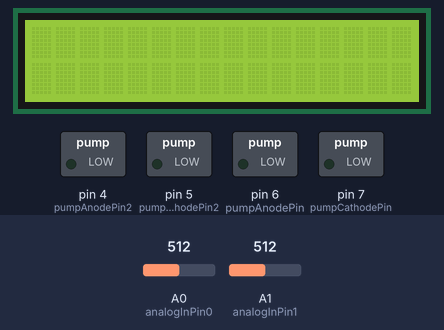
The sketch below on a simulated Arduino Uno, built with avr-gcc and run on an emulated ATmega328P. Shown: 16×2 character LCD, switched loads named in the sketch (green lamp = pin HIGH). Inputs (shaded band) come from the test bench; at power-on: A0 (analogInPin0) = 512, A1 (analogInPin1) = 512. What the sketch prints to the serial monitor is not drawn.

Above: at 0.1 s.
At 7.1 s:
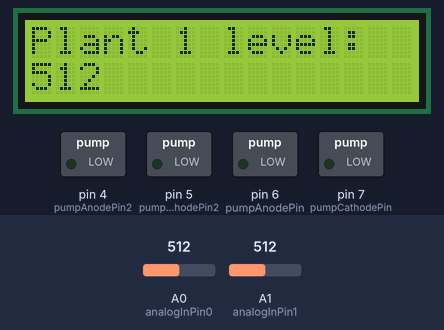
At 9.1 s:
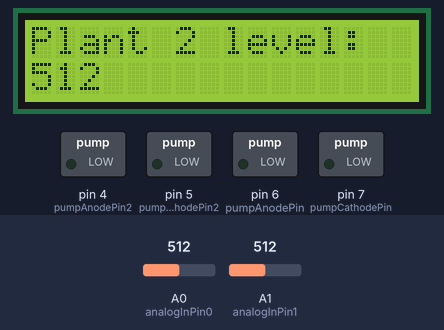

The sketch:

AutomaticWatering.ino
```cpp
#include <LiquidCrystal.h>


#define triger 250
//Define the parameters of the flower1
#define triggerValue0 700  //the trigger value of the moisture, the minimum value is 0, means the moisture is 0, the soil is very dry. the maximum value is 1024.


//Define the parameters of the flower2
#define triggerValue1 700  //the trigger value of the moisture


//Define the moisture sensor pins
const int analogInPin0 = A0;
const int analogInPin1 = A1;


//the value readed from each moisture sensor
int moistureValue0 = 0;
int moistureValue1 = 0;

//the sum of the 30 times sampling
long int moistureSum0 = 0;   //we need to sampling the moisture 30 times and get its average value, this variable is used to store the sum of the 30 times sampled value
long int moistureSum1 = 0;


//Define the water pump contorl pins
const int pumpAnodePin =  6;      //pin 6 connect to the anode of the pump
const int pumpCathodePin =  7;   //pin 7 connect to the cathode of the pump
const int pumpAnodePin2 =  4;      //pin 6 connect to the anode of the pump
const int pumpCathodePin2 =  5;

LiquidCrystal lcd(12, 11, 9, 8, 3, 2);

void setup()
{
  lcd.begin(16, 2);
  lcd.clear();
  //lcd.print("hello, world!!");
  Serial.begin(9600);
  pinMode(pumpAnodePin, OUTPUT);
  pinMode(pumpCathodePin, OUTPUT);
  pinMode(pumpAnodePin2, OUTPUT);
  pinMode(pumpCathodePin2, OUTPUT);
}


void loop()
{
  moistureSampling();
  lcd.clear();
  lcd.setCursor(0,0);
  lcd.print("Plant 1 level:");
  lcd.setCursor(0,1);
  lcd.print(moistureValue0);
  delay(2000);
  lcd.clear();
  lcd.setCursor(0,0);
  lcd.print("Plant 2 level:");
  lcd.setCursor(0,1);
  lcd.print(moistureValue1);
  delay(2000);

  if(moistureValue0 > triggerValue0)
  {
    delay(1000);
    digitalWrite(pumpAnodePin, HIGH);  //the pump start working
    digitalWrite(pumpCathodePin, LOW);
    lcd.clear();
    lcd.setCursor(0,0);
    lcd.print("Plant one");
    lcd.setCursor(0,1);
    lcd.print("watering");
    delay(10000);
    digitalWrite(pumpAnodePin, LOW);  //the pump stops working
    lcd.clear();
    lcd.setCursor(0,0);
    lcd.print("Watering Done");
    digitalWrite(pumpCathodePin, LOW);
    return;
   }
  else if(moistureValue1 > triggerValue1)
   {
    delay(1000);
    digitalWrite(pumpAnodePin2, HIGH);  //the pump start working
    digitalWrite(pumpCathodePin2, LOW);
    lcd.clear();
    lcd.setCursor(0,0);
    lcd.print("Plant two");
    lcd.setCursor(0,1);
    lcd.print("watering");
    delay(12000);
    digitalWrite(pumpAnodePin2, LOW);  //the pump stops working
    lcd.clear();
    lcd.setCursor(0,0);
    lcd.print("Watering Done");
    digitalWrite(pumpCathodePin2, LOW);
    return;
   }
  else
  {
    Serial.print("none");
  }
}

void moistureSampling()// read the value of the soil moisture
{
  for(int i = 0; i < 30; i++)//samping 30 time within 3 seconds
  {
    moistureSum0 = moistureSum0 + analogRead(analogInPin0);
    moistureSum1 = moistureSum1 + analogRead(analogInPin1);
    delay(100);
  }
  moistureValue0 = moistureSum0 / 30;//get the average value
  moistureValue1 = moistureSum1 / 30;


  // print the results to the serial monitor:
  Serial.print("Moisture0 = " );
  Serial.print(moistureValue0);
  Serial.print("\t Moisture1 = ");
  Serial.print(moistureValue1);
  Serial.println();

  moistureSum0 = 0;//reset the variable
  moistureSum1 = 0;
  delay(4000);     //delay 4 seconds
}
```

Measured:
- what the display in image 1 shows lasts 2.0 s, from 7.1 s to 9.1 s
- what the display in image 2 shows lasts 9.0 s, from 9.1 s to 18.1 s
